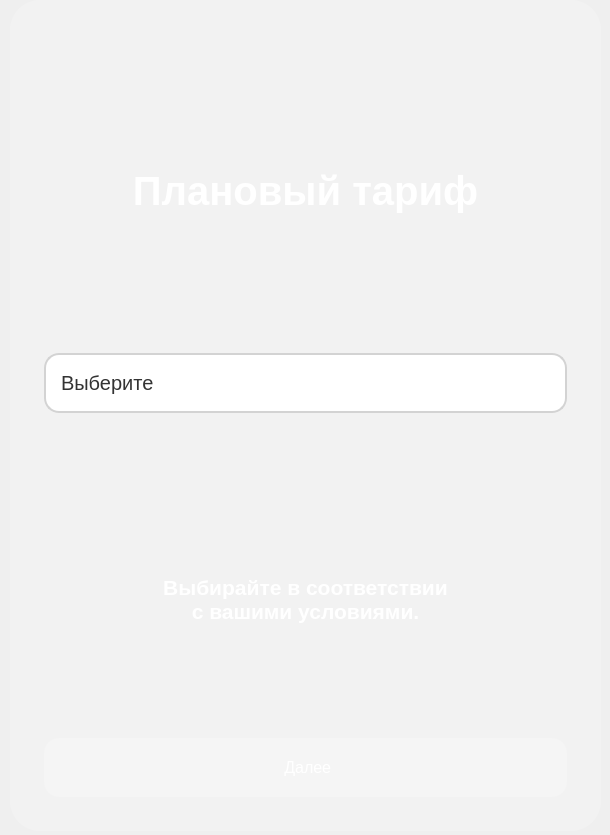
<?xml version="1.0" encoding="UTF-8"?>
<ui version="4.0">
 <class>Dialog</class>
 <widget class="QDialog" name="Dialog">
  <property name="geometry">
   <rect>
    <x>0</x>
    <y>0</y>
    <width>610</width>
    <height>835</height>
   </rect>
  </property>
  <property name="windowTitle">
   <string>Dialog</string>
  </property>
  <property name="styleSheet">
   <string notr="true">background-color: qlineargradient(
    spread: pad,
    x1: 1, y1: 1,
    x2: 0, y2: 0,
    stop: 0 rgba(0, 191, 255, 255), /* Голубой */
    stop: 0.5 rgba(0, 0, 255, 255), /* Синий */
    stop: 1 rgba(0, 191, 255, 255) /* Темно-синий (опционально) */
);
</string>
  </property>
  <widget class="QFrame" name="frame">
   <property name="geometry">
    <rect>
     <x>10</x>
     <y>0</y>
     <width>591</width>
     <height>831</height>
    </rect>
   </property>
   <property name="styleSheet">
    <string notr="true">color: white;
font-size: 16pt;
background-color: none;
border: none;


 background-color:  rgba(255, 255, 255, 0.2); /* Градиент */
                border: none; /* Убираем рамку */
                color: white; /* Цвет текста */
                padding: 20px; /* Внутренний отступ */
                font-size: 16px; /* Размер шрифта */
                border-radius: 30px; /* Закругленные углы */
padding: 25px; /* Внутренний отступ */</string>
   </property>
   <layout class="QVBoxLayout" name="verticalLayout">
    <item>
     <widget class="QLabel" name="title">
      <property name="font">
       <font>
        <pointsize>30</pointsize>
        <bold>true</bold>
        <underline>false</underline>
        <stylestrategy>PreferDefault</stylestrategy>
       </font>
      </property>
      <property name="styleSheet">
       <string notr="true">
font-size: 30pt;
background-color: none;
border: none;</string>
      </property>
      <property name="text">
       <string>Плановый тариф</string>
      </property>
      <property name="scaledContents">
       <bool>false</bool>
      </property>
      <property name="alignment">
       <set>Qt::AlignmentFlag::AlignCenter</set>
      </property>
      <property name="wordWrap">
       <bool>false</bool>
      </property>
     </widget>
    </item>
    <item>
     <widget class="QComboBox" name="comboBox">
      <property name="styleSheet">
       <string notr="true"> 

QComboBox {
    border: 2px solid #D3D3D3; /* Рамка с цветом */
    border-radius: 15px; /* Закругленные углы */
    background-color: #FFFFFF; /* Цвет фона */
    color: #333333; /* Цвет текста */
    padding: 15px; /* Внутренний отступ */
    font-size: 20px; /* Размер шрифта */

}

QComboBox:drop-down {
    border: none; /* Убирает рамку у кнопки выпадающего списка */
 
}

QComboBox:hover {
    border-color: #333333; /* Цвет рамки при наведении */
}

QComboBox:item {
    background-color: #FFFFFF; /* Цвет фона элементов списка */
    color: #333333; /* Цвет текста элементов списка */
}

QComboBox:item:selected {
    background-color: #D3D3D3; /* Цвет фона выбранного элемента */
    color: #FFFFFF; /* Цвет текста выбранного элемента */
}

</string>
      </property>
      <item>
       <property name="text">
        <string>Выберите</string>
       </property>
      </item>
      <item>
       <property name="text">
        <string>Эконом</string>
       </property>
      </item>
      <item>
       <property name="text">
        <string>Комфорт</string>
       </property>
      </item>
      <item>
       <property name="text">
        <string>Бизнес</string>
       </property>
      </item>
      <item>
       <property name="text">
        <string>Первый класс</string>
       </property>
      </item>
     </widget>
    </item>
    <item>
     <widget class="QLabel" name="info">
      <property name="font">
       <font>
        <pointsize>16</pointsize>
        <bold>true</bold>
       </font>
      </property>
      <property name="styleSheet">
       <string notr="true">
font-size: 16pt;
background-color: none;
border: none;</string>
      </property>
      <property name="text">
       <string>

Выбирайте в соответствии 
с вашими условиями.</string>
      </property>
      <property name="alignment">
       <set>Qt::AlignmentFlag::AlignCenter</set>
      </property>
     </widget>
    </item>
    <item>
     <widget class="QPushButton" name="nextButton">
      <property name="styleSheet">
       <string notr="true">QPushButton {
                background-color:  rgba(255, 255, 255, 0.2); /* Градиент */
                border: none; /* Убираем рамку */
                color: white; /* Цвет текста */
                padding: 20px; /* Внутренний отступ */
                font-size: 16px; /* Размер шрифта */
                border-radius: 15px; /* Закругленные углы */
                box-shadow: 0 4px 10px rgba(0, 0, 0, 0.2); /* Тень */
                transition: background-color 0.3s, transform 0.3s; /* Плавный переход */
            }
            QPushButton:hover {
                background-color: rgba(255, 255, 255, 0.2); /* Изменение фона при наведении */
                transform: translateY(-2px); /* Подъем при наведении */
            }
            QPushButton:pressed {
                background-color: rgba(255, 255, 255, 0.1); /* Изменение фона при нажатии */
                transform: translateY(1px); /* Эффект нажатия */
            }</string>
      </property>
      <property name="text">
       <string> Далее</string>
      </property>
      <property name="autoDefault">
       <bool>false</bool>
      </property>
      <property name="default">
       <bool>false</bool>
      </property>
      <property name="flat">
       <bool>false</bool>
      </property>
     </widget>
    </item>
   </layout>
  </widget>
 </widget>
 <resources>
  <include location="rec.qrc"/>
 </resources>
 <connections/>
</ui>
